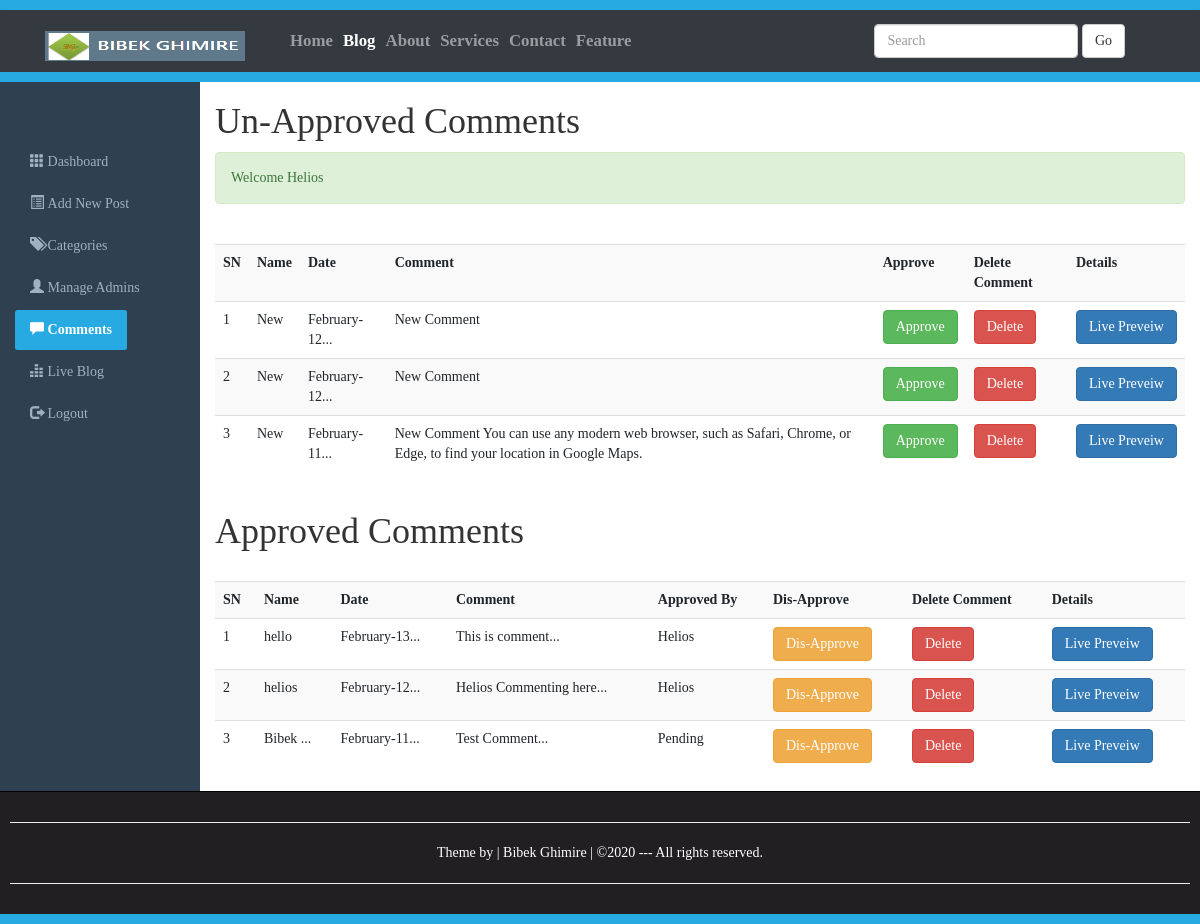
Screenshot of /comments.php (signed in) with the database file from the repository.
### tables this page shows
CREATE TABLE `comments` (
  `id` int(10) NOT NULL,
  `datetime` varchar(50) NOT NULL,
  `name` varchar(100) NOT NULL,
  `email` varchar(50) NOT NULL,
  `comment` varchar(500) NOT NULL,
  `approvedby` varchar(200) NOT NULL,
  `status` varchar(5) NOT NULL,
  `admin_panel_id` int(10) NOT NULL
);

### comments.php (the view, shortened to what this page needs)
<?php require_once("include/session.php"); ?>
<?php require_once("include/db.php"); ?>
<!DOCTYPE html>
<html>
<head>
	<link rel="stylesheet" type="text/css" href="css/bootstrap.min.css">
    <link rel="stylesheet" href="https://maxcdn.bootstrapcdn.com/bootstrap/3.4.0/css/bootstrap.min.css">
	<link rel="stylesheet" type="text/css" href="css/adminstyles.css">
</head>
<body>
<div style="height:10px; background: #27aae1;"></div>
<nav class="navbar navbar-expand-sm bg-dark navbar-dark">
<div class="container">
	<div class="navbar-header">
  <a class="navbar-brand" href="blog.php">
    <img src="images/bg1.png" alt="logo" style="width:200px; height: 30px;">
  </a>
	</div>
  <div class="collapse navbar-collapse" id="collapse">
  <ul class="navbar-nav">
    <li class="nav-item">
      <a class="nav-link" href="#">Home</a>
    </li>
    <li class="nav-item">
      <a class="nav-link active" href="blog.php" target="_blank">Blog</a>
    </li>
    <li class="nav-item">
      <a class="nav-link" href="#">About</a>
    </li>
    <li class="nav-item">
      <a class="nav-link" href="#">Services</a>
    </li>
    <li class="nav-item">
      <a class="nav-link" href="#">Contact</a>
    </li>
    <li class="nav-item">
      <a class="nav-link" href="#">Feature</a>
    </li>
  </ul>
  <form action="blog.php" class="navbar-form float-right">
  	<div class="form-group">
  		<input type="text" name="search" class="form-control" placeholder="Search">
  	</div>
  	<button class="btn btn-default" name="SearchButton">Go</button>
  </form>
  </div>
</div>
</nav>
<div style="height:10px; background: #27aae1;" class="line"></div>
<div class="container-fluid">
	<div class="row">
		<div class="col-sm-2">
			<br><br><br>
			<ul id="side_menu" class="nav nav-pills nav-stacked">
				<li class="nav-item"><a class="nav-link" href="dashboard.php"><span class="glyphicon glyphicon-th"></span>&nbsp;Dashboard</a></li>
				<li class="nav-item"><a class="nav-link" href="NewPost.php"><span class="glyphicon glyphicon-list-alt"></span>&nbsp;Add New Post</a></li>
				<li class="nav-item"><a class="nav-link" href="categories.php"><span class="glyphicon glyphicon-tags"></span>&nbsp;Categories</a></li>
				<li class="nav-item"><a class="nav-link" href="#"><span class="glyphicon glyphicon-user"></span>&nbsp;Manage Admins</a></li>
				<li class="nav-item active"><a class="nav-link" href="comments.php"><span class="glyphicon glyphicon-comment"></span>&nbsp;Comments</a></li>
				<li class="nav-item"><a class="nav-link" href="#"><span class="glyphicon glyphicon-equalizer"></span>&nbsp;Live Blog</a></li>
				<li class="nav-item"><a class="nav-link" href="logout.php"><span class="glyphicon glyphicon-log-out"></span>&nbsp;Logout</a></li>
			</ul>
		</div>
		<div class="col-sm-10">
			<h1>Un-Approved Comments</h1>
			<div><?php echo Message();
				echo successMessage();
			?></div>
			<br>
			<div class="table-responsive">
				<table class="table table-striped table-hover">
					<tr>
						<th>SN</th>
						<th>Name</th>
						<th>Date</th>
						<th>Comment</th>
						<th>Approve</th>
						<th>Delete Comment</th>
						<th>Details</th>
					</tr>
					<?php
						$query="SELECT * FROM comments WHERE status='OFF' ORDER BY datetime desc";
						$results=mysqli_query($connection,$query);
						$SN=0;
						while ($row=mysqli_fetch_array($results)) {
							$ID=$row['id'];
							$dateTime=$row['datetime'];
							$name=$row['name'];
							$comment=$row['comment'];
							$postID=$row['admin_panel_id'];
							$SN++;
						if(strlen($dateTime)>11) {$dateTime=substr($dateTime,0,11).'...';}
					 ?>
					 <tr>
					 	<td><?php echo $SN; ?></td>
					 	<td><?php echo $name; ?></td>
						<td><?php echo $dateTime; ?></td>
						<td><?php echo $comment; ?></td>
						<td><a class="btn btn-success" href="approveComments.php?id=<?php echo $ID; ?>">Approve</a></td>
						<td><a href="deleteComments.php?id=<?php echo $ID; ?>" class="btn btn-danger">Delete</a></td>
						<td><a target="_blank" href="fullpost.php?id=<?php echo $postID; ?>" class="btn btn-primary">Live Preveiw</a></td>
					 </tr>
					<?php } ?>
				</table>
			</div>
<h1>Approved Comments</h1>
			<br>
			<div class="table-responsive">
				<table class="table table-striped table-hover">
					<tr>
						<th>SN</th>
						<th>Name</th>
						<th>Date</th>
						<th>Comment</th>
						<th>Approved By</th>
						<th>Dis-Approve</th>
						<th>Delete Comment</th>
						<th>Details</th>
					</tr>
					<?php
						$query="SELECT * FROM comments WHERE status='ON' ORDER BY datetime desc";
						$results=mysqli_query($connection,$query);
						$SN=0;
						while ($row=mysqli_fetch_array($results)) {
							$ID=$row['id'];
							$dateTime=$row['datetime'];
							$name=$row['name'];
							$comment=$row['comment'];
							$postID=$row['admin_panel_id'];
							$SN++;
							$Admin=$row['approvedby'];
						if(strlen($name)>6) {$name=substr($name,0,6).'...';}
						if(strlen($dateTime)>11) {$dateTime=substr($dateTime,0,11).'...';}
					 ?>
					 <tr>
					 	<td><?php echo $SN; ?></td>
					 	<td><?php echo $name; ?></td>
						<td><?php echo $dateTime; ?></td>
						<td><?php echo $comment; ?></td>
						<td><?php echo $Admin; ?></td>
						<td><a class="btn btn-warning" href="disapproveComment.php?id=<?php echo $ID; ?>">Dis-Approve</a></td>
						<td><a href="deleteComments.php?id=<?php echo $ID; ?>" class="btn btn-danger">Delete</a></td>
						<td><a target="_blank" href="fullpost.php?id=<?php echo $postID; ?>" class="btn btn-primary">Live Preveiw</a></td>
					 </tr>
					<?php } ?>
				</table>
			</div>
		</div>
	</div>
</div>
<div id="footer">
	<hr><p>Theme by | Bibek Ghimire | &copy;2020 --- All rights reserved.</p>
	<hr>
</div>
<div style="height: 10px; background: #27AAE1;"></div>
</body>
</html>

### include/session.php (shortened to what this page needs)
<?php
function successMessage() {
	if (isset($_SESSION["SuccessMessage"])) {
		$output = "<div class=\"alert alert-success\">";
		$output.=htmlentities($_SESSION["SuccessMessage"]);
		$output.="</div>";
		return $output;
	}
}
 ?>

### css/adminstyles.css (style rules this page uses)
body { font-family: 'Comic Sans MS'; background-color: #2f4050; }
.navbar-nav li { font-weight: bold; font-family: 'Comic Sans MS'; font-size: 1.2em; }
.line { margin-top: -20px; }
.col-sm-10 { background-color: #ffffff; }
#side_menu a { color: #9fb1c2; }
#side_menu .active a { color: #ffffff; background-color: #27AAE1; font-weight: bold; }
#footer { padding: 10px; border-top: 1px solid black; color: white; background-color: #211f22; text-align: center; }

### rows the page displays
comments: name "New", datetime "February-12...", comment "New Comment"
comments: name "New", datetime "February-12...", comment "New Comment"
comments: name "New", datetime "February-11...", comment "New Comment You can use any modern web browser, such as Safari, Chrome, or Edge, to find your location in Google Maps."
comments: name "hello", datetime "February-13...", comment "This is comment...", approvedby "Helios"
comments: name "helios", datetime "February-12...", comment "Helios Commenting here...", approvedby "Helios"
comments: name "Bibek ...", datetime "February-11...", comment "Test Comment...", approvedby "Pending"

### other values shown
successMessage() "Welcome Helios"
